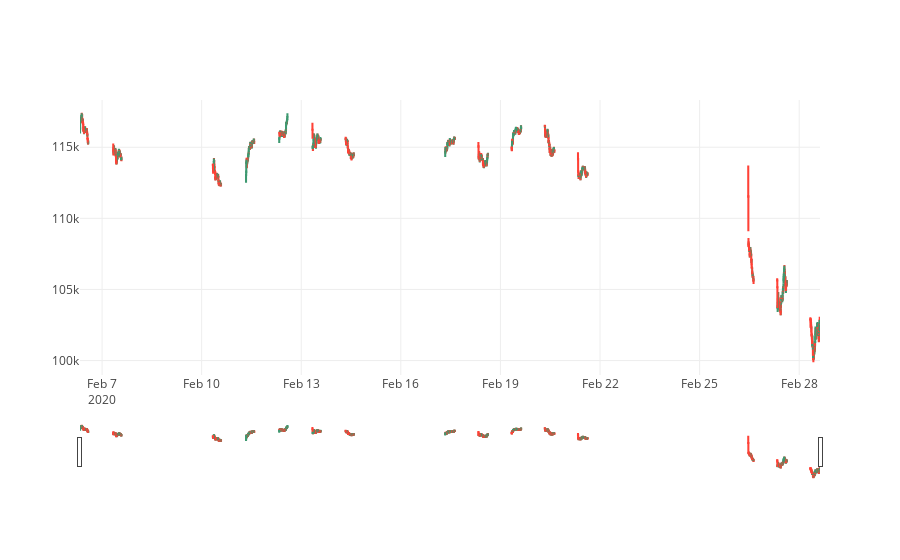

Write notebook code for a chart like this one.
### Code cell
# criar variavel 'variacao na compra anterior'

### Figure 1 — Plotly figure (JSON) as saved in the notebook; plotly's stock layout.template omitted (floating-point values rounded to 4 significant figures; data arrays with more than 128 entries replaced by an {"elided": "..."} marker saying what was removed)
{"data": [{"close": {"elided": "1139 float values"}, "high": {"elided": "1139 float values"}, "low": {"elided": "1139 float values"}, "open": {"elided": "1139 float values"}, "type": "candlestick", "uid": "50b0b0d8-3b71-403c-970e-9a5017f77392", "x": {"elided": "1139 str values"}}], "layout": {}}
